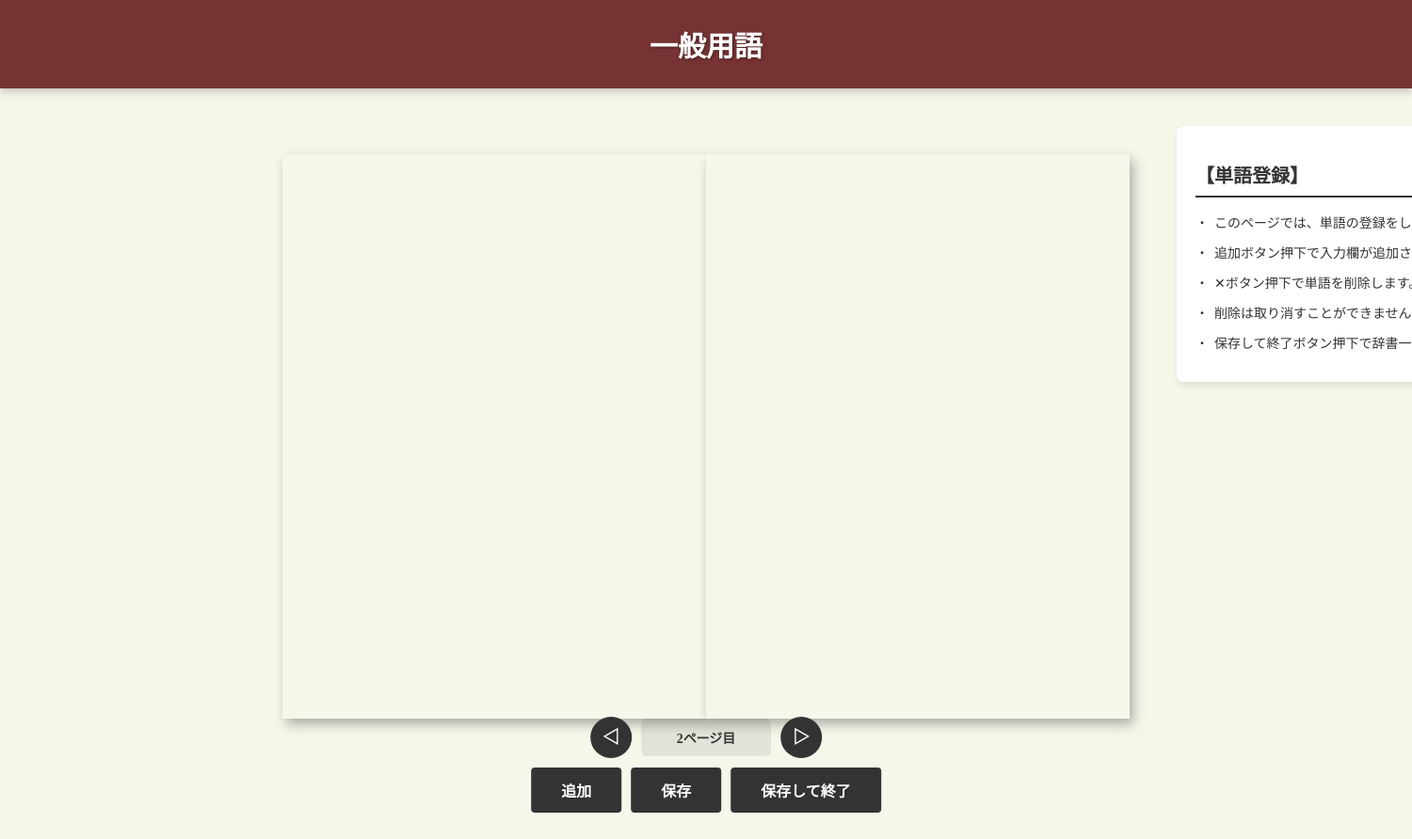
Page /add-words/15/1 on the earlier database version.
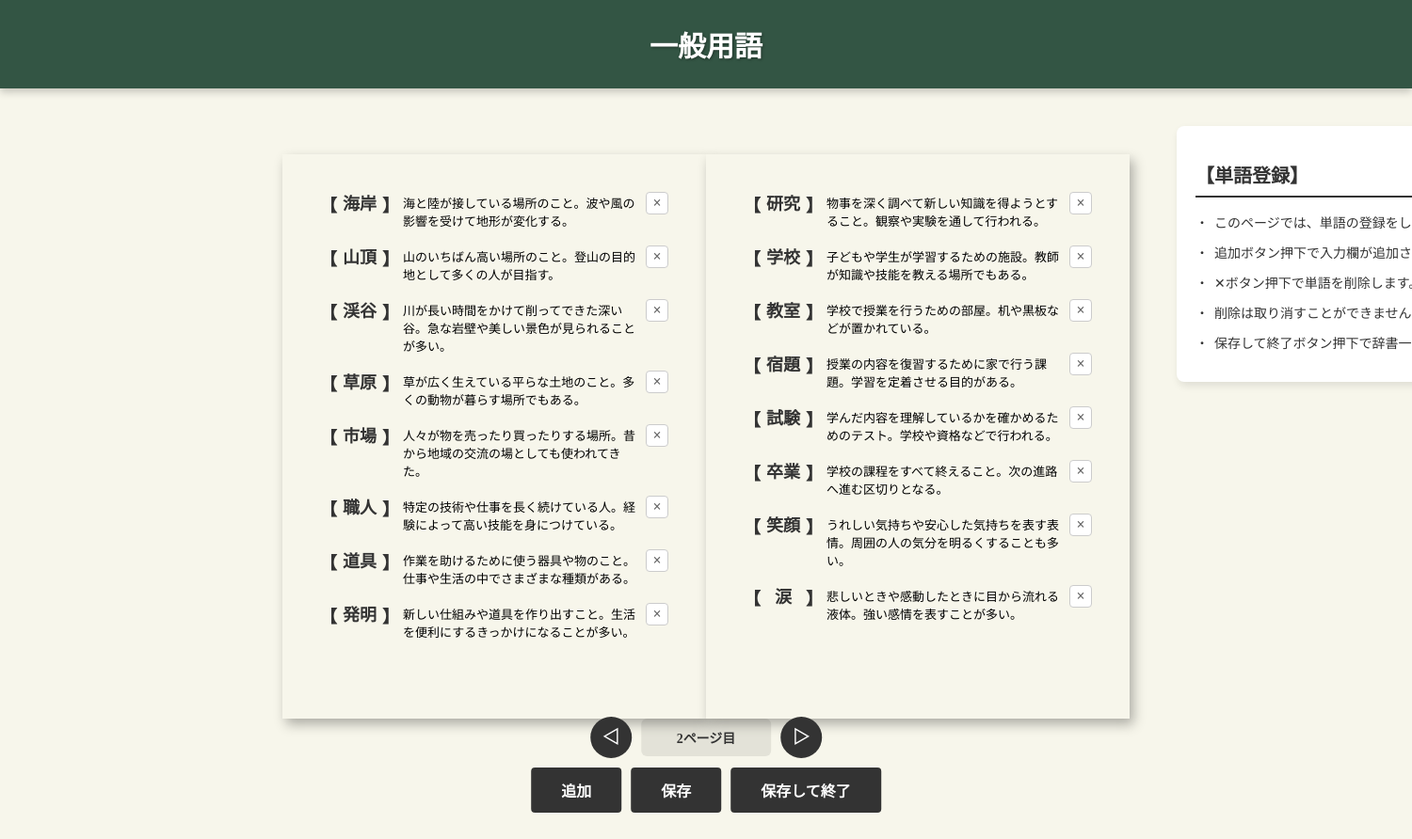
Same page on the later database version.
### app/models.py (models this page shows, shortened)
class Word(db.Model):
    __tablename__ = "words"
    id = db.Column(db.Integer, primary_key=True)
    word = db.Column(db.String(100))
    definition = db.Column(db.Text)
    line_count = db.Column(db.Integer)
    page_index = db.Column(db.Integer)
    dictionary_id = db.Column(db.Integer, db.ForeignKey("dictionaries.id", ondelete="CASCADE"), nullable=False)

### app/routes.py (the view)
@main.route('/add-words/<int:dictionary_id>/<int:page>')
def add_words(dictionary_id, page):
    dictionary = Dictionary.query.get(dictionary_id)
    if not dictionary:
        return redirect(url_for('main.index'))
    reflow_dictionary_words(dictionary_id)
    cover_color = dictionary.cover_color
    words = (Word.query
            .filter_by(dictionary_id=dictionary_id, page_index=page)
            .order_by(Word.id)
            .all())
    left_words = []
    right_words = []
    left_lines = 0
    right_lines = 0
    for word in words:
        lines = 1 + (word.line_count or 2)
        if left_lines + lines <= MAX_LINES_PER_PAGE:
            left_words.append(word)
            left_lines += lines
        elif right_lines + lines <= MAX_LINES_PER_PAGE:
            right_words.append(word)
            right_lines += lines
        else:
            right_words.append(word)
    return render_template('add_words.html',
                            dictionary=dictionary,
                            cover_color=cover_color,
                            page=page,
                            left_words=left_words,
                            right_words=right_words)

### app/routes.py (called while the page is built)
def reflow_dictionary_words(dictionary_id: int):
    words = Word.query.filter_by(dictionary_id=dictionary_id).order_by(Word.id).all()
    page_index = 0
    left_lines = 0
    right_lines = 0
    for word in words:
        lines = 1 + (word.line_count or 2)
        if left_lines + lines <= MAX_LINES_PER_PAGE:
            word.page_index = page_index
            left_lines += lines
        elif right_lines + lines <= MAX_LINES_PER_PAGE:
            word.page_index = page_index
            right_lines += lines
        else:
            page_index += 1
            left_lines = lines
            right_lines = 0
            word.page_index = page_index
    db.session.commit()

### app/templates/add_words.html (shortened to what this page needs)
<html lang="ja">
    <head>
        {% with title='単語登録' %}
            {% include 'head_css.html' %}
        {% endwith %}
    </head>
    <body>
        {% if dictionary %}
            <div class="dictionary-header"  style="background-color: {{ cover_color}};">
                <div class="dictionary-header-title">
                    {{ dictionary.title }}
                </div>
            </div>
            <div class="words-page-container">
                <div class="book-area">
                    <div class="page-left">
                        <div class="words-list" id="left-words-list">
                            {% for word in left_words %}
                                <div class="word-item" data-word-id="{{ word.id }}">
                                    <span class="bracket-open">【</span>
                                    <input type="text" class="word-input" value="{{ word.word }}" placeholder="単語" data-word-id="{{ word.id }}">
                                    <span class="bracket-close">】</span>
                                    <textarea class="definition-input" placeholder="意味" data-word-id="{{ word.id }}" rows="2">{{ word.definition }}</textarea>
                                    <button type="button" class="word-item-delete-btn" title="削除" aria-label="削除" data-word-id="{{ word.id }}">×</button>
                                </div>
                            {% endfor %}
                        </div>
                    </div>
                    <div class="page-right">
                        <div class="words-list" id="right-words-list">
                            {% for word in right_words %}
                                <div class="word-item" data-word-id="{{ word.id }}">
                                    <span class="bracket-open">【</span>
                                    <input type="text" class="word-input" value="{{ word.word }}" placeholder="単語" data-word-id="{{ word.id }}">
                                    <span class="bracket-close">】</span>
                                    <textarea class="definition-input" placeholder="意味" data-word-id="{{ word.id }}" rows="2">{{ word.definition }}</textarea>
                                    <button type="button" class="word-item-delete-btn" title="この単語を削除" aria-label="削除" data-word-id="{{ word.id }}">×</button>
                                </div>
                            {% endfor %}
                        </div>
                    </div>
                </div>
                <div class="notice-section right">
                    <h2>【単語登録】</h2>
                    <ul>
                        <li>このページでは、単語の登録をします。</li>
                        <li>追加ボタン押下で入力欄が追加されます。</li>
                        <li>✕ボタン押下で単語を削除します。</li>
                        <li>削除は取り消すことができません。</li>
                        <li>保存して終了ボタン押下で辞書一覧へ遷移します。</li>
                    </ul>
                </div>
            </div>
            <div class="save-exit-container">
                <div class="action-row page-row">
                    <button type="button" id="prev-page-button" class="nav-button" title="前のページ" aria-label="前のページ" {% if page == 0 %}disabled{% endif %}>◁</button>
                    <div class="page-indicator">
                        {{ page + 1 }}ページ目
                    </div>
                    <button type="button" id="next-page-button" class="nav-button" title="次のページ" aria-label="次のページ">▷</button>
                </div>
                <div class="action-row main-row">
                    <button type="button" id="add-row-button">追加</button>
                    <button type="button" id="save-button">保存</button>
                    <button type="button" id="save-exit-button">保存して終了</button>
                </div>
            </div>
        {% else %}
            <p>辞書が見つかりませんでした。</p>
        {% endif %}
    </body>
</html>

Differences in the rows shown:
changed Dictionary "一般用語": cover_color "#773333" → "#335544" (drawn)
now on this page (row edited): Word: word "海岸", id "海と陸が接している場所のこと。波や風の影響を受けて地形が変化する。"
now on this page (row edited): Word: word "山頂", id "山のいちばん高い場所のこと。登山の目的地として多くの人が目指す。"
now on this page (row edited): Word: word "渓谷", id "川が長い時間をかけて削ってできた深い谷。急な岩壁や美しい景色が見られることが多い。"
now on this page (row edited): Word: word "草原", id "草が広く生えている平らな土地のこと。多くの動物が暮らす場所でもある。"
now on this page (row edited): Word: word "市場", id "人々が物を売ったり買ったりする場所。昔から地域の交流の場としても使われてきた。"
now on this page (row edited): Word: word "職人", id "特定の技術や仕事を長く続けている人。経験によって高い技能を身につけている。"
now on this page (row edited): Word: word "道具", id "作業を助けるために使う器具や物のこと。仕事や生活の中でさまざまな種類がある。"
now on this page (row edited): Word: word "発明", id "新しい仕組みや道具を作り出すこと。生活を便利にするきっかけになることが多い。"
now on this page (row edited): Word: word "研究", id "物事を深く調べて新しい知識を得ようとすること。観察や実験を通して行われる。"
now on this page (row edited): Word: word "学校", id "子どもや学生が学習するための施設。教師が知識や技能を教える場所でもある。"
now on this page (row edited): Word: word "教室", id "学校で授業を行うための部屋。机や黒板などが置かれている。"
now on this page (row edited): Word: word "宿題", id "授業の内容を復習するために家で行う課題。学習を定着させる目的がある。"
now on this page (row edited): Word: word "試験", id "学んだ内容を理解しているかを確かめるためのテスト。学校や資格などで行われる。"
now on this page (row edited): Word: word "卒業", id "学校の課程をすべて終えること。次の進路へ進む区切りとなる。"
now on this page (row edited): Word: word "笑顔", id "うれしい気持ちや安心した気持ちを表す表情。周囲の人の気分を明るくすることも多い。"
now on this page (row edited): Word: word "涙", id "悲しいときや感動したときに目から流れる液体。強い感情を表すことが多い。"
